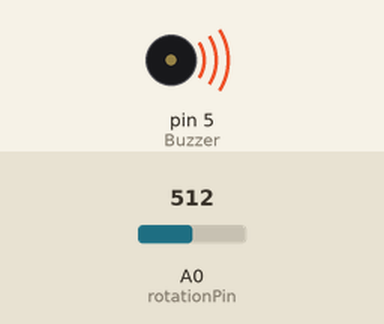
Simulated run of this sketch. Board: Arduino Uno, built with avr-gcc and run on an emulated ATmega328P. Parts: buzzer (waves = sounding). The inputs (shaded band) are chosen by the test bench; at power-on: A0 (rotationPin) = 512.

Above: at 1.2 s.
1.3 s: A0 (rotationPin) set to 0
At 2.5 s:
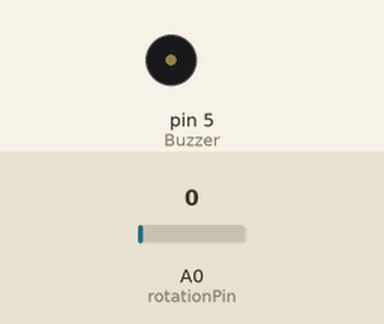
2.8 s: A0 (rotationPin) set to 122
At 3.6 s:
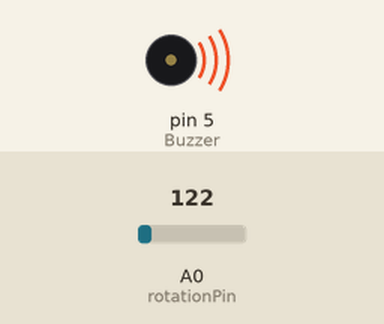
Timing chart, 0 to 5.8 s (numbered marks = the images above; inputs shaded):
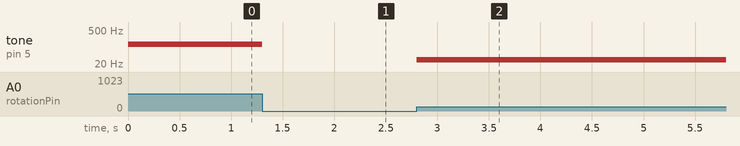

Measured:
- after the input at 1.3 s, tone on pin 5 (Buzzer): 127 Hz → silent at once
- after the input at 2.8 s, tone on pin 5 (Buzzer): silent → 30 Hz at once

The sketch:

Level_4_Buzzer.ino
```cpp
// (licence header left out)
int rotationPin = A0; //The rotation sensor is plugged into pin A0 of the Arduino.
int data=0;           //Used to store data from sensor.
int Buzzer = 5;

void setup() { //The Setup function runs once.
Serial.begin(9600); //This will enable the Arduino to send data to the Serial monitor.
pinMode(Buzzer, OUTPUT);
pinMode(rotationPin,INPUT);
}

void loop() { //The loop function runs forever.
int value = analogRead(rotationPin);
value = map(value,0,1023,0,255);


//Display Red
tone(Buzzer, value); //Turn on RED


}
```
